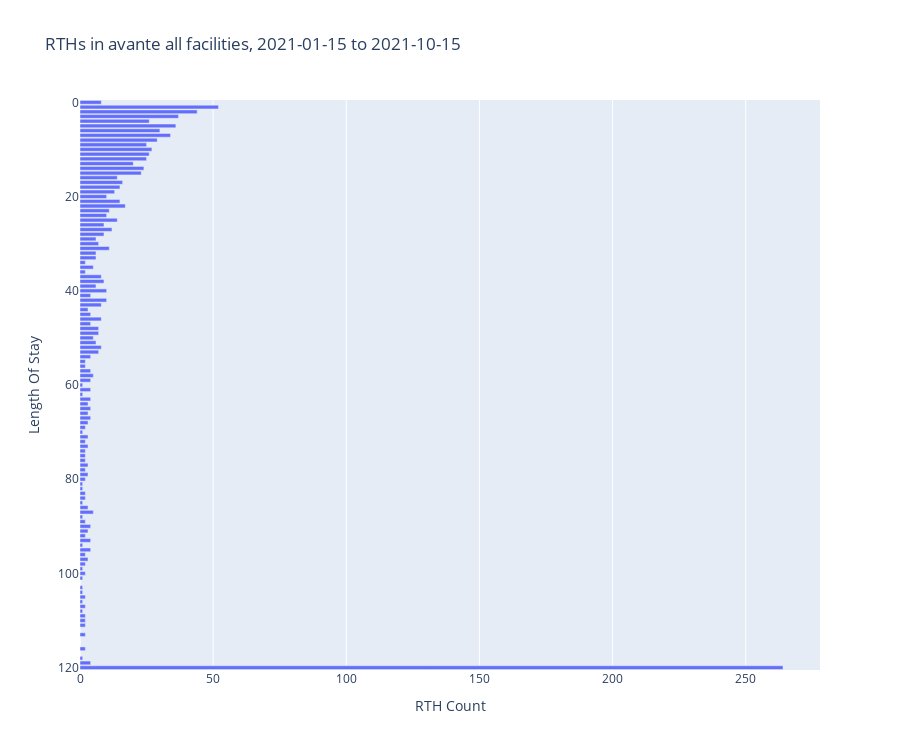

Write notebook code for a chart like this one.
### Markdown cell above
##  RTH

### Code cell
fig = px.bar(
    df, 
    x="rth", 
    y=list(df.index), 
    hover_data=['rth_pct', 'rth_p_cumsum', 'rth_p_reverse_cumsum'],
    labels={
        'y':'Length Of Stay', 
        'rth': 'RTH Count', 
        'rth_pct': 'RTH Percentage',
        'rth_p_cumsum': 'RTH Percentage Cumsum',
        'rth_p_reverse_cumsum': 'RTH Percentage Reverse Cumsum',
        'rth_desc': 'Description'
    }, 
    height=graph_height, orientation='h',
    title=f"RTHs in {CLIENT} all facilities, {date_range}"
)
fig['layout']['yaxis']['autorange'] = "reversed"
fig.update_traces( textposition='outside')

fig.show()

### Figure 1 — Plotly figure (JSON) as saved in the notebook; plotly's stock layout.template omitted (floating-point values rounded to 4 significant figures; data arrays with more than 128 entries replaced by an {"elided": "..."} marker saying what was removed)
{"data": [{"alignmentgroup": "True", "customdata": {"elided": "121x3 mixed values"}, "hovertemplate": "RTH Count=%{x}<br>Length Of Stay=%{y}<br>RTH Percentage=%{customdata[0]}<br>RTH Percentage Cumsum=%{customdata[1]}<br>RTH Percentage Reverse Cumsum=%{customdata[2]}<extra></extra>", "legendgroup": "", "marker": {"color": "#636efa", "pattern": {"shape": ""}}, "name": "", "offsetgroup": "", "orientation": "h", "showlegend": false, "textposition": "outside", "type": "bar", "x": [8, 52, 44, 37, 26, 36, 30, 34, 29, 25, 27, 26, 25, 20, 24, 23, 14, 16, 15, 13, 10, 15, 17, 11, 10, 14, 9, 12, 9, 6, 7, 11, 6, 6, 2, 5, 2, 8, 9, 6, 10, 4, 10, 8, 3, 4, 8, 4, 7, 7, 5, 6, 8, 7, 4, 2, 2, 4, 5, 4, 1, 4, 1, 4, 3, 4, 3, 4, 3, 2, 1, 3, 2, 3, 2, 2, 2, 3, 2, 3, 2, 1, 1, 2, 2, 1, 3, 5, 1, 2, 4, 3, 2, 4, 1, 4, 2, 3, 2, 1, 2, 1, 0, 1, 1, 2, 1, 2, 1, 2, 2, 2, 0, 2, 0, 0, 2, 0, 1, 4, 264], "xaxis": "x", "y": [0, 1, 2, 3, 4, 5, 6, 7, 8, 9, 10, 11, 12, 13, 14, 15, 16, 17, 18, 19, 20, 21, 22, 23, 24, 25, 26, 27, 28, 29, 30, 31, 32, 33, 34, 35, 36, 37, 38, 39, 40, 41, 42, 43, 44, 45, 46, 47, 48, 49, 50, 51, 52, 53, 54, 55, 56, 57, 58, 59, 60, 61, 62, 63, 64, 65, 66, 67, 68, 69, 70, 71, 72, 73, 74, 75, 76, 77, 78, 79, 80, 81, 82, 83, 84, 85, 86, 87, 88, 89, 90, 91, 92, 93, 94, 95, 96, 97, 98, 99, 100, 101, 102, 103, 104, 105, 106, 107, 108, 109, 110, 111, 112, 113, 114, 115, 116, 117, 118, 119, 120], "yaxis": "y"}], "layout": {"barmode": "relative", "height": 750, "legend": {"tracegroupgap": 0}, "title": {"text": "RTHs in avante all facilities, 2021-01-15 to 2021-10-15"}, "xaxis": {"anchor": "y", "domain": [0, 1], "title": {"text": "RTH Count"}}, "yaxis": {"anchor": "x", "autorange": "reversed", "domain": [0, 1], "title": {"text": "Length Of Stay"}}}}
